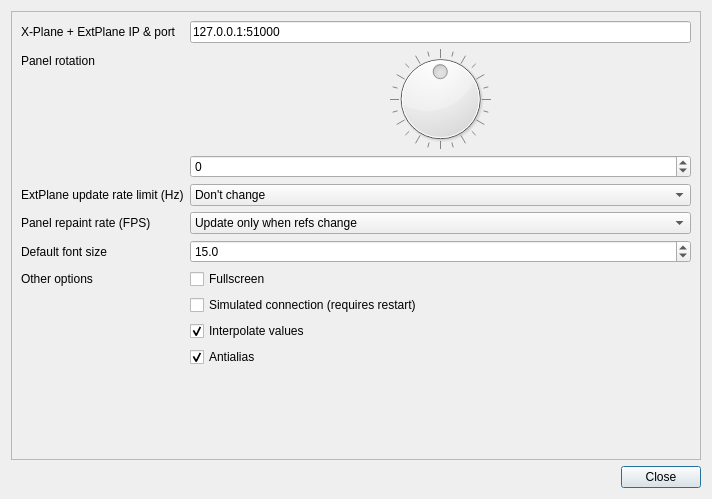
<?xml version="1.0" encoding="UTF-8"?>
<ui version="4.0">
 <class>SettingsDialog</class>
 <widget class="QDialog" name="SettingsDialog">
  <property name="geometry">
   <rect>
    <x>0</x>
    <y>0</y>
    <width>712</width>
    <height>499</height>
   </rect>
  </property>
  <property name="windowTitle">
   <string>Dialog</string>
  </property>
  <layout class="QVBoxLayout" name="verticalLayout">
   <item>
    <widget class="QScrollArea" name="scrollArea">
     <property name="widgetResizable">
      <bool>true</bool>
     </property>
     <widget class="QWidget" name="scrollAreaWidgetContents">
      <property name="geometry">
       <rect>
        <x>0</x>
        <y>0</y>
        <width>692</width>
        <height>446</height>
       </rect>
      </property>
      <layout class="QFormLayout" name="formLayout">
       <property name="fieldGrowthPolicy">
        <enum>QFormLayout::AllNonFixedFieldsGrow</enum>
       </property>
       <item row="0" column="0">
        <widget class="QLabel" name="label_3">
         <property name="text">
          <string>X-Plane + ExtPlane IP &amp; port</string>
         </property>
        </widget>
       </item>
       <item row="0" column="1">
        <widget class="QLineEdit" name="serverAddressEdit">
         <property name="text">
          <string>127.0.0.1:51000</string>
         </property>
        </widget>
       </item>
       <item row="1" column="0">
        <widget class="QLabel" name="label_2">
         <property name="text">
          <string>Panel rotation</string>
         </property>
        </widget>
       </item>
       <item row="1" column="1">
        <widget class="QDial" name="panelRotationDial">
         <property name="minimumSize">
          <size>
           <width>100</width>
           <height>100</height>
          </size>
         </property>
         <property name="minimum">
          <number>-179</number>
         </property>
         <property name="maximum">
          <number>180</number>
         </property>
         <property name="singleStep">
          <number>5</number>
         </property>
         <property name="wrapping">
          <bool>true</bool>
         </property>
         <property name="notchTarget">
          <double>5.000000000000000</double>
         </property>
         <property name="notchesVisible">
          <bool>true</bool>
         </property>
        </widget>
       </item>
       <item row="2" column="1">
        <widget class="QSpinBox" name="spinBox">
         <property name="minimum">
          <number>-179</number>
         </property>
         <property name="maximum">
          <number>180</number>
         </property>
        </widget>
       </item>
       <item row="4" column="0">
        <widget class="QLabel" name="label_4">
         <property name="text">
          <string>ExtPlane update rate limit (Hz)</string>
         </property>
        </widget>
       </item>
       <item row="5" column="0">
        <widget class="QLabel" name="label_5">
         <property name="text">
          <string>Panel repaint rate (FPS)</string>
         </property>
        </widget>
       </item>
       <item row="6" column="0">
        <widget class="QLabel" name="label_6">
         <property name="text">
          <string>Default font size</string>
         </property>
        </widget>
       </item>
       <item row="7" column="0">
        <widget class="QLabel" name="label">
         <property name="text">
          <string>Other options</string>
         </property>
        </widget>
       </item>
       <item row="7" column="1">
        <widget class="QCheckBox" name="fullscreenCheckbox">
         <property name="text">
          <string>Fullscreen</string>
         </property>
        </widget>
       </item>
       <item row="8" column="1">
        <widget class="QCheckBox" name="simulateCheckbox">
         <property name="text">
          <string>Simulated connection (requires restart)</string>
         </property>
        </widget>
       </item>
       <item row="9" column="1">
        <widget class="QCheckBox" name="interpolateCheckbox">
         <property name="toolTip">
          <string>&lt;html&gt;&lt;head/&gt;&lt;body&gt;&lt;p&gt;Makes movement of needles smoother on some instruments.&lt;/p&gt;&lt;p&gt;&lt;br/&gt;&lt;/p&gt;&lt;p&gt;Use with high update interval or disable on slow devices if needed.&lt;/p&gt;&lt;/body&gt;&lt;/html&gt;</string>
         </property>
         <property name="text">
          <string>Interpolate values</string>
         </property>
         <property name="checked">
          <bool>true</bool>
         </property>
        </widget>
       </item>
       <item row="10" column="1">
        <widget class="QCheckBox" name="antialiasCheckbox">
         <property name="toolTip">
          <string>&lt;html&gt;&lt;head/&gt;&lt;body&gt;&lt;p&gt;Smooths edges of moving parts for visual clarity. Disable on slow devices.&lt;/p&gt;&lt;/body&gt;&lt;/html&gt;</string>
         </property>
         <property name="text">
          <string>Antialias</string>
         </property>
         <property name="checked">
          <bool>true</bool>
         </property>
        </widget>
       </item>
       <item row="4" column="1">
        <widget class="QComboBox" name="updateIntervalComboBox">
         <property name="toolTip">
          <string>&lt;html&gt;&lt;head/&gt;&lt;body&gt;&lt;p&gt;How often X-Plane should send updates (at maximum). Set to as low value as possible for best preformance.&lt;/p&gt;&lt;/body&gt;&lt;/html&gt;</string>
         </property>
         <item>
          <property name="text">
           <string>Don't change</string>
          </property>
         </item>
         <item>
          <property name="text">
           <string>10</string>
          </property>
         </item>
         <item>
          <property name="text">
           <string>15</string>
          </property>
         </item>
         <item>
          <property name="text">
           <string>30</string>
          </property>
         </item>
         <item>
          <property name="text">
           <string>60</string>
          </property>
         </item>
        </widget>
       </item>
       <item row="5" column="1">
        <widget class="QComboBox" name="panelUpdateComboBox">
         <property name="toolTip">
          <string>&lt;html&gt;&lt;head/&gt;&lt;body&gt;&lt;p&gt;How often the panel should be redrawn. Set to lower value on slow devices. Has effect only if interpolation is enabled.&lt;/p&gt;&lt;/body&gt;&lt;/html&gt;</string>
         </property>
         <item>
          <property name="text">
           <string>Update only when refs change</string>
          </property>
         </item>
         <item>
          <property name="text">
           <string>10</string>
          </property>
         </item>
         <item>
          <property name="text">
           <string>15</string>
          </property>
         </item>
         <item>
          <property name="text">
           <string>30</string>
          </property>
         </item>
         <item>
          <property name="text">
           <string>60</string>
          </property>
         </item>
        </widget>
       </item>
       <item row="6" column="1">
        <widget class="QDoubleSpinBox" name="fontSizeSpinBox">
         <property name="decimals">
          <number>1</number>
         </property>
         <property name="minimum">
          <double>5.000000000000000</double>
         </property>
         <property name="value">
          <double>15.000000000000000</double>
         </property>
        </widget>
       </item>
      </layout>
     </widget>
    </widget>
   </item>
   <item>
    <widget class="QDialogButtonBox" name="buttonBox">
     <property name="orientation">
      <enum>Qt::Horizontal</enum>
     </property>
     <property name="standardButtons">
      <set>QDialogButtonBox::Close</set>
     </property>
    </widget>
   </item>
  </layout>
 </widget>
 <resources/>
 <connections>
  <connection>
   <sender>buttonBox</sender>
   <signal>accepted()</signal>
   <receiver>SettingsDialog</receiver>
   <slot>accept()</slot>
   <hints>
    <hint type="sourcelabel">
     <x>227</x>
     <y>278</y>
    </hint>
    <hint type="destinationlabel">
     <x>157</x>
     <y>274</y>
    </hint>
   </hints>
  </connection>
  <connection>
   <sender>buttonBox</sender>
   <signal>rejected()</signal>
   <receiver>SettingsDialog</receiver>
   <slot>reject()</slot>
   <hints>
    <hint type="sourcelabel">
     <x>295</x>
     <y>284</y>
    </hint>
    <hint type="destinationlabel">
     <x>286</x>
     <y>274</y>
    </hint>
   </hints>
  </connection>
  <connection>
   <sender>panelRotationDial</sender>
   <signal>valueChanged(int)</signal>
   <receiver>spinBox</receiver>
   <slot>setValue(int)</slot>
   <hints>
    <hint type="sourcelabel">
     <x>305</x>
     <y>95</y>
    </hint>
    <hint type="destinationlabel">
     <x>270</x>
     <y>166</y>
    </hint>
   </hints>
  </connection>
  <connection>
   <sender>spinBox</sender>
   <signal>valueChanged(int)</signal>
   <receiver>panelRotationDial</receiver>
   <slot>setValue(int)</slot>
   <hints>
    <hint type="sourcelabel">
     <x>331</x>
     <y>162</y>
    </hint>
    <hint type="destinationlabel">
     <x>332</x>
     <y>95</y>
    </hint>
   </hints>
  </connection>
 </connections>
</ui>
